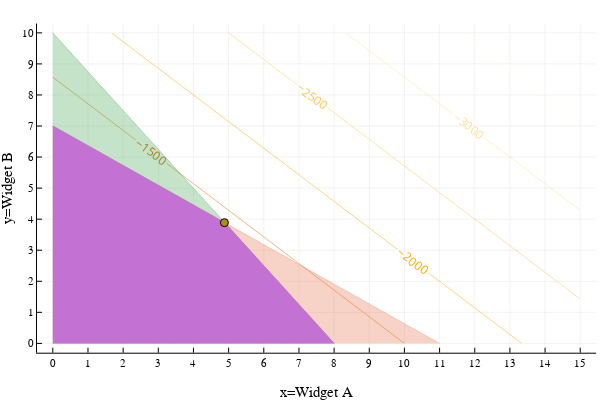

The notebook cell saved with this chart:
### Markdown cell above
## Feasible region

We can now see that the **feasible region**, or *the area that simultaneously satisfies all constraints*, falls within the polygon bounded by the points (0,7), (8,0) and the point at the intersection of the time constraint ($10 x + 8 y \leq 80$) and materials constraint ($7 x + 11 y \leq 77$).

What about the capacity constraint on A ($x\leq8$)? We can see that this constraint is a **redundant constraint** and not relevant to finding the solution, because it is automatically satisfied given the new time constraint, as the maximum value that can be taken by x given the time constraint $10 x + 8 y \leq 80$ is $x=80/10=8$ when $y=0$. 

Additionally, given that the feasible region is a convex polygon, it is provable that the maximum value must occur at one of the **extreme points** or vertices defined by the intersection of various constraints that define the feasible region. This fact will form the basis of an efficient computational solution method for **linear programming** (LP) problems -- or convex optimization problems consisting entire of linear constraints and a linear objective function -- to be described in future notebooks.

### Code cell
contour(x,y,(x,y)->-f(x,y),nlevels=10, c=:heat, linewidth=10, colorbar = false, contour_labels = true,
width=800,height=600)
# title!("Feasible region and extreme points")
xaxis!("x=Widget A")
yaxis!("y=Widget B")
xticks!(0:maximum(x))
yticks!(0:maximum(y))
areaplot!(x[x.<=11], (77 .- 7*x[x.<=11])./11, legend=false, opacity=0.3)
areaplot!(x[x.<=8], (80 .- 10*x[x.<=8])./8, legend=false, opacity=0.3)
areaplot!([8;0;4.888], [0;7;3.888], legend=false, opacity=1.0)
# scatter!([0 8 0 4.88],[0 0 7 3.888])
# scatter!([0],[0]) 
# scatter!([0],[7])
scatter!([4.88],[3.888])

### Figure 1 — Plotly figure (JSON) as saved in the notebook; plotly's stock layout.template omitted (floating-point values rounded to 4 significant figures; data arrays with more than 128 entries replaced by an {"elided": "..."} marker saying what was removed)
{"data": [{"colorbar": {"title": ""}, "colorscale": [[0, "rgba(255, 255, 224, 1.000)"], [0.5, "rgba(255, 165, 0, 1.000)"], [1, "rgba(139, 0, 0, 1.000)"]], "contours": {"coloring": "lines", "showlabels": true}, "height": 600, "name": "y1", "ncontours": 12, "showlegend": false, "showscale": false, "type": "contour", "x": [0, 0.5, 1, 1.5, 2, 2.5, 3, 3.5, 4, 4.5, 5, 5.5, 6, 6.5, 7, 7.5, 8, 8.5, 9, 9.5, 10, 10.5, 11, 11.5, 12, 12.5, 13, 13.5, 14, 14.5, 15], "xaxis": "x", "y": [0, 0.5, 1, 1.5, 2, 2.5, 3, 3.5, 4, 4.5, 5, 5.5, 6, 6.5, 7, 7.5, 8, 8.5, 9, 9.5, 10], "yaxis": "y", "z": {"elided": "21x31 float values"}, "zmax": 0, "zmin": -4000}, {"colorbar": {"title": ""}, "fill": "tozeroy", "fillcolor": "rgba(227, 111, 71, 0.300)", "legendgroup": "y2", "line": {"color": "rgba(227, 111, 71, 0.300)", "dash": "solid", "shape": "linear", "width": 1}, "mode": "lines", "name": "y2", "showlegend": true, "type": "scatter", "x": [0, 0.5, 1, 1.5, 2, 2.5, 3, 3.5, 4, 4.5, 5, 5.5, 6, 6.5, 7, 7.5, 8, 8.5, 9, 9.5, 10, 10.5, 11], "xaxis": "x", "y": [7, 6.682, 6.364, 6.045, 5.727, 5.409, 5.091, 4.773, 4.455, 4.136, 3.818, 3.5, 3.182, 2.864, 2.545, 2.227, 1.909, 1.591, 1.273, 0.9545, 0.6364, 0.3182, 0], "yaxis": "y", "zmax": 0, "zmin": -4000}, {"colorbar": {"title": ""}, "fill": "tozeroy", "fillcolor": "rgba(62, 164, 78, 0.300)", "legendgroup": "y3", "line": {"color": "rgba(62, 164, 78, 0.300)", "dash": "solid", "shape": "linear", "width": 1}, "mode": "lines", "name": "y3", "showlegend": true, "type": "scatter", "x": [0, 0.5, 1, 1.5, 2, 2.5, 3, 3.5, 4, 4.5, 5, 5.5, 6, 6.5, 7, 7.5, 8], "xaxis": "x", "y": [10, 9.375, 8.75, 8.125, 7.5, 6.875, 6.25, 5.625, 5, 4.375, 3.75, 3.125, 2.5, 1.875, 1.25, 0.625, 0], "yaxis": "y", "zmax": 0, "zmin": -4000}, {"colorbar": {"title": ""}, "fill": "tozeroy", "fillcolor": "rgba(195, 113, 210, 1.000)", "legendgroup": "y4", "line": {"color": "rgba(195, 113, 210, 1.000)", "dash": "solid", "shape": "linear", "width": 1}, "mode": "lines", "name": "y4", "showlegend": true, "type": "scatter", "x": [0, 4.888, 8], "xaxis": "x", "y": [7, 3.888, 0], "yaxis": "y", "zmax": 0, "zmin": -4000}, {"colorbar": {"title": ""}, "legendgroup": "y5", "marker": {"color": "rgba(172, 142, 24, 1.000)", "line": {"color": "rgba(0, 0, 0, 1.000)", "width": 1}, "size": 8, "symbol": "circle"}, "mode": "markers", "name": "y5", "showlegend": true, "type": "scatter", "x": [4.88], "xaxis": "x", "y": [3.888], "yaxis": "y", "zmax": 0, "zmin": -4000}], "layout": {"annotations": [], "height": 400, "margin": {"b": 20, "l": 0, "r": 0, "t": 20}, "paper_bgcolor": "rgba(255, 255, 255, 1.000)", "plot_bgcolor": "rgba(255, 255, 255, 1.000)", "showlegend": false, "width": 600, "xaxis": {"anchor": "y", "domain": [0.06165, 0.9934], "gridcolor": "rgba(0, 0, 0, 0.100)", "gridwidth": 0.5, "linecolor": "rgba(0, 0, 0, 1.000)", "mirror": false, "range": [-0.45, 15.45], "showgrid": true, "showline": true, "showticklabels": true, "tickangle": 0, "tickcolor": "rgb(0, 0, 0)", "tickfont": {"color": "rgba(0, 0, 0, 1.000)", "family": "sans-serif", "size": 11}, "tickmode": "array", "ticks": "inside", "ticktext": ["0", "1", "2", "3", "4", "5", "6", "7", "8", "9", "10", "11", "12", "13", "14", "15"], "tickvals": [0, 1, 2, 3, 4, 5, 6, 7, 8, 9, 10, 11, 12, 13, 14, 15], "title": "x=Widget A", "titlefont": {"color": "rgba(0, 0, 0, 1.000)", "family": "sans-serif", "size": 15}, "type": "-", "visible": true, "zeroline": false, "zerolinecolor": "rgba(0, 0, 0, 1.000)"}, "yaxis": {"anchor": "x", "domain": [0.07581, 0.9902], "gridcolor": "rgba(0, 0, 0, 0.100)", "gridwidth": 0.5, "linecolor": "rgba(0, 0, 0, 1.000)", "mirror": false, "range": [-0.3, 10.3], "showgrid": true, "showline": true, "showticklabels": true, "tickangle": 0, "tickcolor": "rgb(0, 0, 0)", "tickfont": {"color": "rgba(0, 0, 0, 1.000)", "family": "sans-serif", "size": 11}, "tickmode": "array", "ticks": "inside", "ticktext": ["0", "1", "2", "3", "4", "5", "6", "7", "8", "9", "10"], "tickvals": [0, 1, 2, 3, 4, 5, 6, 7, 8, 9, 10], "title": "y=Widget B", "titlefont": {"color": "rgba(0, 0, 0, 1.000)", "family": "sans-serif", "size": 15}, "type": "-", "visible": true, "zeroline": false, "zerolinecolor": "rgba(0, 0, 0, 1.000)"}}}
